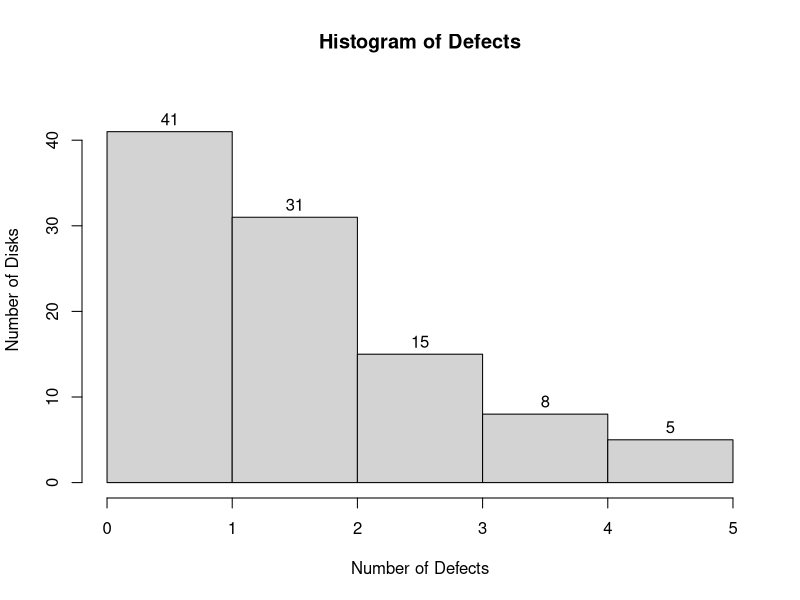
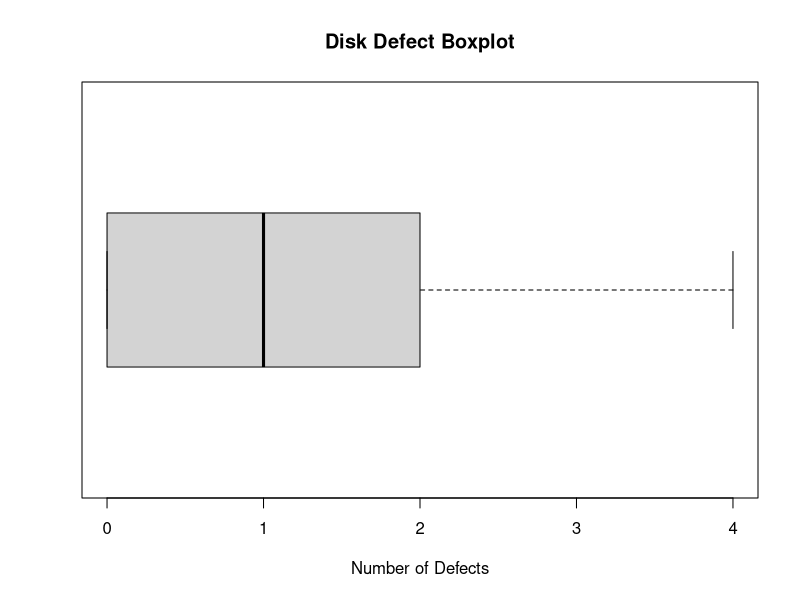

Here is the R script that generated these plots, in order:
## ---- chunk 1
knitr::opts_chunk$set(echo = TRUE)
## ---- chunk 2
numSample = 12
diff = 11.9 - 1.19
xBar = diff / numSample
xBar
## ---- chunk 3
defects = c(rep(0, 41), rep(1, 31), rep(2, 15), rep(3, 8), rep(4, 5))
# histo = hist(defects, breaks=seq(-1,4,1), labels=TRUE, ylim=c(0,50), main = 'Histogram of Defects', ylab = "Number of Disks", xlab= 'Number of Defects', xaxt="n")
# axis(side=1,at=histo$mids,labels=seq(0,4))
# I kept getting some error about some 'x' not counted when I tried getting the breaks in the middle of the bars so I found this solution online at https://stackoverflow.com/questions/13461837/centering-values-on-bars-in-histogram-in-r
## ---- chunk 4
Defects = c(rep(0, 41), rep(1, 31), rep(2, 15), rep(3, 8), rep(4, 5))
hist(Defects, breaks=seq(0,5,1), labels=TRUE, ylim=c(0,45), yaxp=c(0,45,20), right=FALSE, ylab="Number of Disks", xlab="Number of Defects")
## ---- chunk 5
meanByHand = sum(defects)/length(defects)
meanByHand

mean(defects)

medianByHand = defects[(length(defects)/2)]
medianByHand

median(defects)
## ---- chunk 6
meanDataSet = sum(defects)/length(defects)
sampleSDByHand = sqrt((1/99) * ((41*(0-meanDataSet)^2) + (31*(1-meanDataSet)^2) + (15*(2-meanDataSet)^2) + (8*(3-meanDataSet)^2) + (5*(4-meanDataSet)^2)))
sampleSDByHand

sd(defects)
## ---- chunk 7
meanDataSet = sum(defects)/length(defects)
populationSDByHand = sqrt((1/100) * ((41*(0-meanDataSet)^2) + (31*(1-meanDataSet)^2) + (15*(2-meanDataSet)^2) + (8*(3-meanDataSet)^2) + (5*(4-meanDataSet)^2)))
populationSDByHand
## ---- chunk 8
boxplot(defects, horizontal=TRUE, ylim=c(0,4), xlab="Number of Defects", main="Disk Defect Boxplot")
